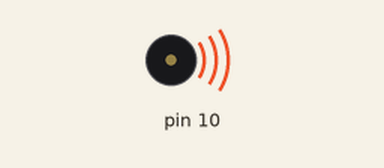
This sketch was run on a simulated Arduino Uno, built with avr-gcc and run on an emulated ATmega328P. Parts: buzzer (waves = sounding).

Above: at 0.5 s.
Timing chart, 0 to 4.6 s (numbered marks = the images above):
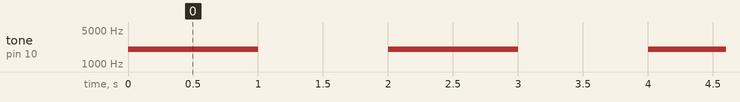

The sketch:

tocar_buzzer.ino
```cpp
int frequencia = 2000;

void setup() {
  // put your setup code here, to run once:
  pinMode(10, OUTPUT) ;
}

void loop() {
  // put your main code here, to run repeatedly:
  tone(10, frequencia) ;
  delay(1000) ;
  noTone(10) ;
  delay(1000) ;
}
```

Measured:
- by itself, tone on pin 10: alternates 2000 Hz for 1.0 s and silent for 1.0 s
